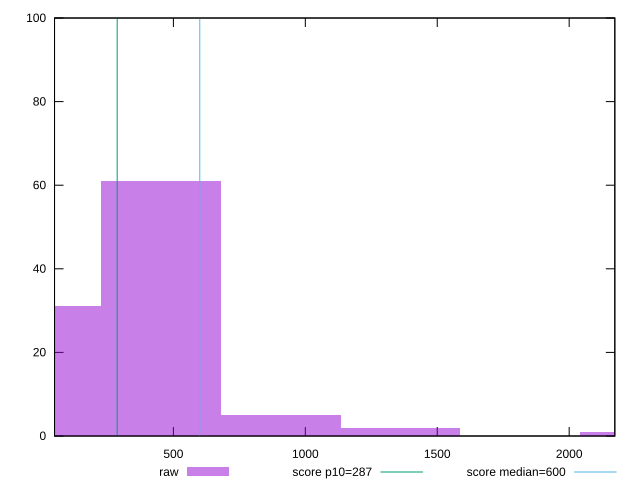

Generate this figure with gnuplot:
reset

$raw <<EOF
0 31
453.7263763931529 61
907.4527527863058 5
2268.6318819657645 1
1361.1791291794589 2
EOF

set key outside below
set boxwidth 453.7263763931529
set xrange [49.5:2173.0319999999992]
set yrange [0:100]
set trange [0:100]
set style fill transparent solid 0.5 noborder

set parametric
set terminal svg size 640, 490 enhanced background rgb 'white'
set output "report_00013_2021-02-09T12-04-24.940Z/total-blocking-time/samples/pages+cached+noadtech+nomedia/raw/histogram.svg"

plot $raw title "raw" with boxes, \
     287,t title "score p10=287", \
     600,t title "score median=600"

reset
